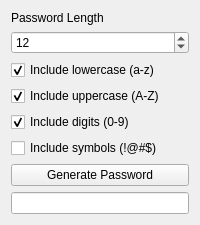
<?xml version="1.0" encoding="UTF-8"?>
<ui version="4.0">
 <class>PasswordGenerator</class>
 <widget class="QWidget" name="PasswordGenerator">
  <property name="windowTitle">
   <string>Password Generator</string>
  </property>
  <layout class="QVBoxLayout">

   <item>
    <widget class="QLabel">
     <property name="text">
      <string>Password Length</string>
     </property>
    </widget>
   </item>

   <item>
    <widget class="QSpinBox" name="lengthSpinBox">
     <property name="minimum">
      <number>4</number>
     </property>
     <property name="maximum">
      <number>64</number>
     </property>
     <property name="value">
      <number>12</number>
     </property>
    </widget>
   </item>

   <item>
    <widget class="QCheckBox" name="lowerCheckBox">
     <property name="text">
      <string>Include lowercase (a-z)</string>
     </property>
     <property name="checked">
      <bool>true</bool>
     </property>
    </widget>
   </item>

   <item>
    <widget class="QCheckBox" name="upperCheckBox">
     <property name="text">
      <string>Include uppercase (A-Z)</string>
     </property>
     <property name="checked">
      <bool>true</bool>
     </property>
    </widget>
   </item>

   <item>
    <widget class="QCheckBox" name="digitsCheckBox">
     <property name="text">
      <string>Include digits (0-9)</string>
     </property>
     <property name="checked">
      <bool>true</bool>
     </property>
    </widget>
   </item>

   <item>
    <widget class="QCheckBox" name="symbolsCheckBox">
     <property name="text">
      <string>Include symbols (!@#$)</string>
     </property>
    </widget>
   </item>

   <item>
    <widget class="QPushButton" name="generateButton">
     <property name="text">
      <string>Generate Password</string>
     </property>
    </widget>
   </item>

   <item>
    <widget class="QLineEdit" name="passwordLineEdit">
     <property name="readOnly">
      <bool>true</bool>
     </property>
    </widget>
   </item>

  </layout>
 </widget>
 <resources/>
 <connections/>
</ui>
